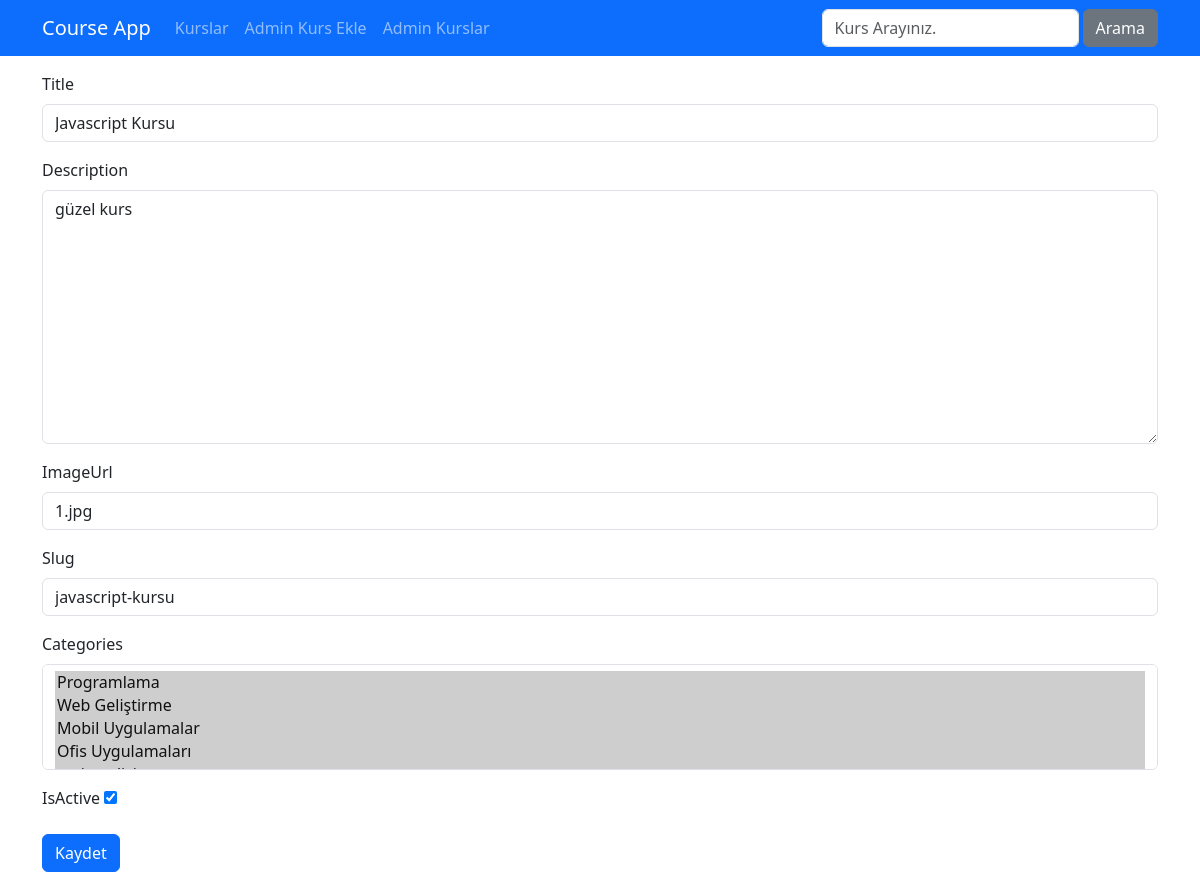
The page /kurs/course-edit/1 on the database as committed earlier.
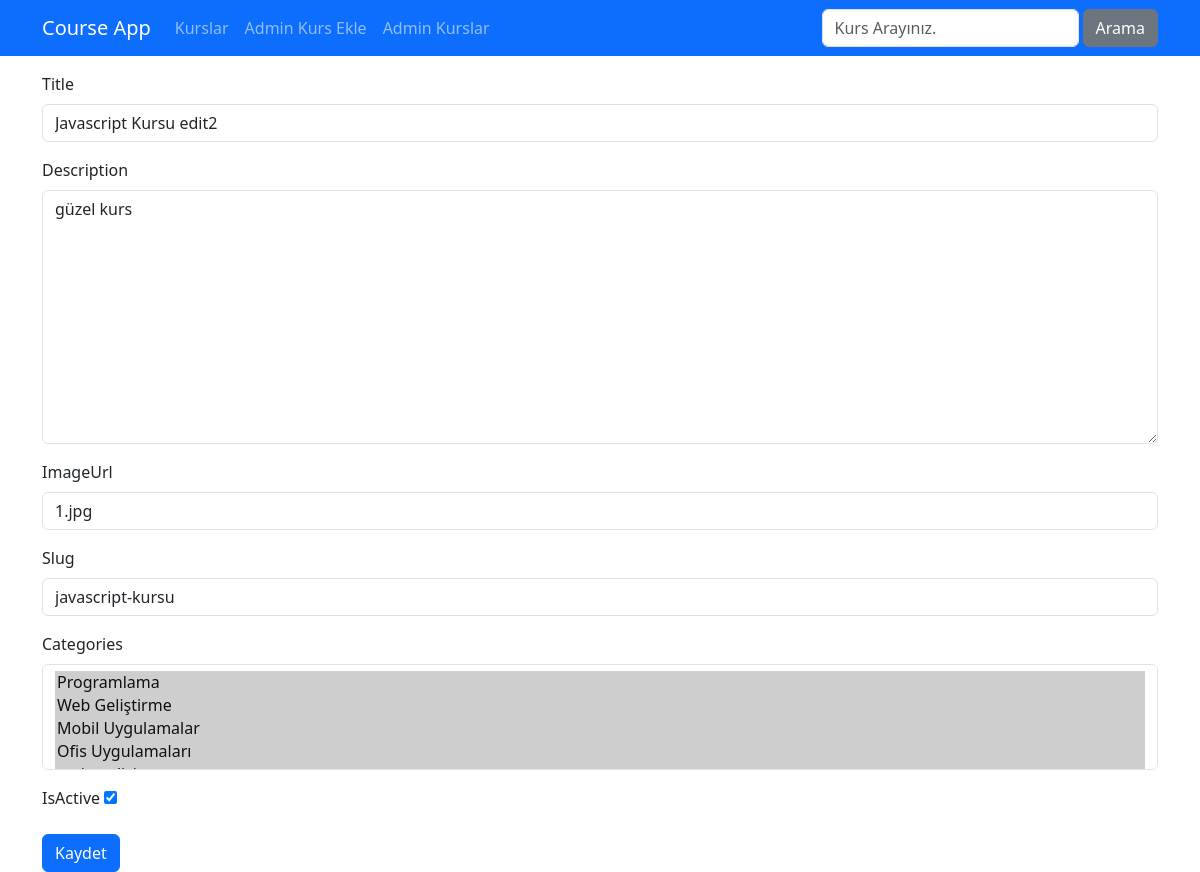
The same page on the database as committed later.
### courses/models.py (models this page shows, shortened)
class Course(models.Model):
    title = models.CharField(max_length=50)
    description = models.TextField()
    imageUrl = models.CharField(max_length=50, blank=False)
    date = models.DateField(auto_now=True)
    isActive = models.BooleanField(default=False)
    isHome = models.BooleanField(default=False)
    slug = models.SlugField(default="", blank=True, null=False, unique=True, db_index=True)
    categories = models.ManyToManyField(Category)

### courses/views.py (the view)
# urls.py: path('course-edit/<int:id>', course_edit, name="course_edit"),
def course_edit(request, id):
    course = get_object_or_404(Course, pk=id)
    if request.method == "POST":
        form = CourseEditForm(request.POST, instance=course)
        form.save()
        return redirect("course_list")
    else:
        form = CourseEditForm(instance=course)
    context = dict(
        form = form,
    )
    return render(request, "courses/edit-course.html", context)

### courses/forms.py
class CourseEditForm(forms.ModelForm):
    class Meta:
        model = Course
        fields = ('title', 'description', 'imageUrl', 'slug', "categories","isActive")
        labels = {
            'title':'Kurs Başlığı',
            'description':'Açıklama',
        },
        widgets = {
            "title": forms.TextInput(attrs={"class":"form-control"}),
            "description": forms.Textarea(attrs={"class":"form-control"}),
            "imageUrl": forms.TextInput(attrs={"class":"form-control"}),
            "slug": forms.TextInput(attrs={"class":"form-control"}),
            "categories": forms.SelectMultiple(attrs={"class":"form-control"}),
            "isActive": forms.CheckboxInput()
        }
        error_messages = {
            "title": {
                "required": "kurs başlığı alanı zorunludur.",
                "max_length": "maksimum 50 karakter girilebilir",
            },
            "description":{
                "required": "kurs açıklaması alanı zorunludur."
            }
        }

### courses/models.py (called while the page is built)
    def __str__(self):
        return f"{self.name}"

### courses/templates/courses/edit-course.html (shortened to what this page needs)
{% extends 'layout.html' %}
{% load static %}
{% block css_files %}
    <link rel="stylesheet" href="{% static 'courses/css/style.css' %}">
{% endblock %}
{% block content %}
    <div class="container mt-3">
        <div class="row">
            <div class="col-12">
                <form method="POST" novalidate>
                    {% for field in form %}
                    <div class="mb-3" {% if field.errors %}invalid{% endif%}>
                        <label class="form-label" for="{{ field.id_for_label }}">{{ field.label}}</label>
                        {{ field }}
                    </div>
                    {% endfor %}
                    <button class="btn btn-primary" type="submit">Kaydet</button>
                </form>
            </div>
        </div>
    </div>
{% endblock content %}

Rows that differ between the two databases and show on the page:
changed Course "güzel kurs": title "Javascript Kursu" → "Javascript Kursu edit2"
